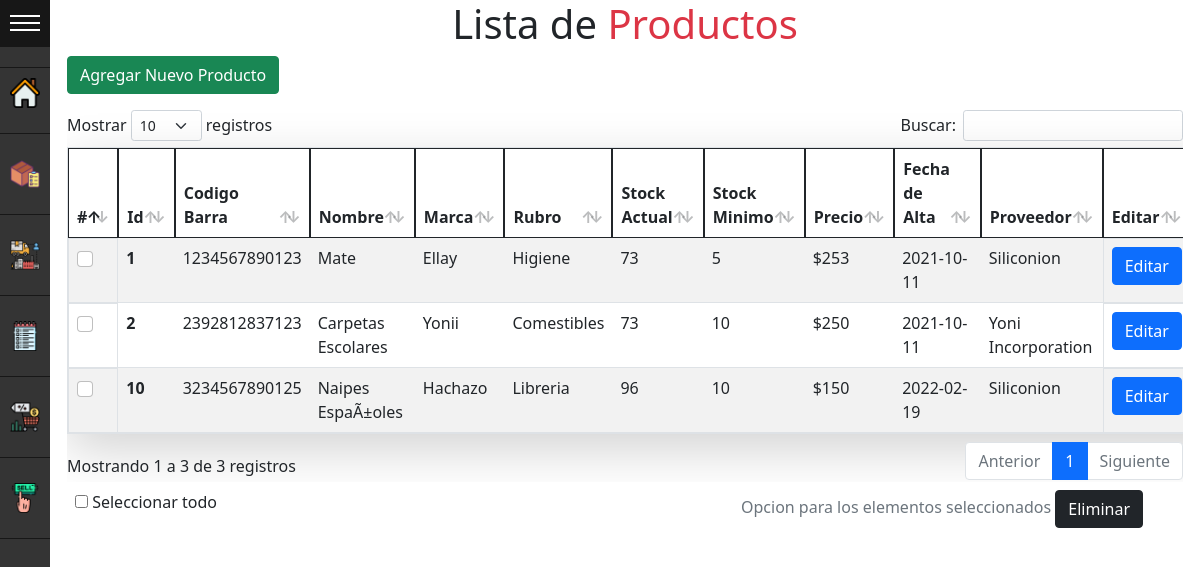
The page /Productos/lista_productos.php (signed in) on the database its author committed.
### tables this page shows
CREATE TABLE `productos` (
  `producto_id` int(100) NOT NULL,
  `ncodigo_barra` varchar(13) NOT NULL,
  `cnombre_producto` varchar(255) NOT NULL,
  `cmarca_producto` varchar(255) NOT NULL,
  `rela_rubro_id` int(100) NOT NULL,
  `nstock_actual` int(11) NOT NULL,
  `nstock_min` int(4) NOT NULL,
  `nprecio_producto` int(10) NOT NULL,
  `dfecha_alta_producto` date NOT NULL,
  `rela_proveedor_id` int(100) NOT NULL
);

CREATE TABLE `rubros` (
  `rubro_id` int(100) NOT NULL,
  `cnombre_rubro` varchar(255) NOT NULL
);

CREATE TABLE `proveedores` (
  `proveedor_id` int(100) NOT NULL,
  `cnombre_prov` varchar(255) NOT NULL,
  `cdireccion_prov` varchar(255) NOT NULL,
  `ntelefono_prov` varchar(14) NOT NULL,
  `ccorreo_prov` varchar(100) NOT NULL
);

### Includes/header.php (called while the page is built, shortened)
<?php
$rol_usuario_sesion = $_SESSION['rela_rol_id'];
if($rol_usuario_sesion == 2){
   $acceso=0;
}else{
	$acceso=1;
}
?>

### Productos/lista_productos.php (the view, shortened to what this page needs)
<?php
include("../Includes/header.php");
?>
<!doctype html>
<html>
<head>
<link rel="stylesheet" href="../css/bootstrap/css/bootstrap.min.css" type="text/css">
<link rel="stylesheet" type="text/css" href="../assets/datatables/datatables.min.css"/>
<link rel="stylesheet"  type="text/css" href="../assets/datatables/DataTables-1.11.3/css/dataTables.bootstrap5.min.css">
<link rel="stylesheet" href="../css/styles.css" type="text/css">
</head>
<body >
<header>
	<div class="container">
		<div class="row ">
			<div class="col-lg-12">
    		<h1 class="text-center">Lista de <span class="text-danger">Productos</span></h1>
			</div>
		</div>
	</div>
</header>
<div id="sidemenu" class="menu-collapsed">
    <div id="header">
        <div id="menu-btn">
            <div class="btn-hamburguer"></div>
            <div class="btn-hamburguer"></div>
            <div class="btn-hamburguer"></div>
        </div>
    </div>
    <div id="profile">
    </div>
    <div id="menu-items">
        <div class="item">
            <a href="../inicio.php">
                <div class="icon"> <img src="../imagenes/iconos/inicio.png" width="40px"> </div>
            </a>
        </div>
        <div class="item separator">
        </div>
		<div class="item">
            <a href="../Productos/lista_productos.php">
                <div class="icon"> <img src="../imagenes/iconos/caja.png" width="40px"> </div>
            </a>
        </div>
        <div class="item separator">
        </div>
        <div class="item">
            <a href="../Proveedores/lista_prov.php">
                <div class="icon"> <img src="../imagenes/iconos/proveedor.png" width="40px"> </div>
            </a>
        </div>
        <div class="item separator">
        </div>
        <div class="item">
            <a href="../Tipos_productos/lista_tipop.php">
                <div class="icon"> <img src="../imagenes/iconos/rubros.png" width="40px"> </div>
            </a>
        </div>
        <div class="item separator">
        </div>
        <div class="item">
            <a href="../Ventas/lista_venta.php">
                <div class="icon"> <img src="../imagenes/iconos/bienes.png" width="40px"> </div>
            </a>
        </div>
        <div class="item separator">
        </div>
		<div class="item">
            <a href="../Ventas/nueva_venta.php">
                <div class="icon"> <img src="../imagenes/iconos/vender.png" width="40px"> </div>
            </a>
        </div>
        <div class="item separator">
        </div>
    </div>
</div>
<?php
require "../conexion.php";
if($acceso==1){
	?>
<div>
<div class="container" style="">
    <div class="row">
        <div class="col-lg-12">
  <a class="btn btn-success" data-bs-toggle="collapse" href="#collapseForm" role="button" aria-expanded="false" aria-controls="collapseForm">
    Agregar Nuevo Producto
  </a>
  </div>
</div>
<br>
</div>
</div>
<?php
}
	?>
<?php
	$consulta = "SELECT * from productos order by producto_id asc";
    $resultado = $conexion->query($consulta);
    ?>
<form action='../checked.php' method='POST'>
	<div class="container">
		<div class="row">
			<div class="col-lg-12">
				<div class="table-responsive">
        			<table id="tablaProductos" class=" shadow-lg border border-bottom table table-striped table-hover">
					<thead class="">
					<tr>
					<?php if($acceso==1){	?>
					<th class="border border-dark">#</th>
					<?php }	?>
					<th class="border border-dark">Id</th>
					<th class="border border-dark">Codigo Barra</th>
					<th class="border border-dark">Nombre</th>
					<th class="border border-dark">Marca</th>
					<th class="border border-dark">Rubro</th>
					<th class="border border-dark">Stock Actual</th>
					<th class="border border-dark">Stock Minimo</th>
					<th class="border border-dark">Precio</th>
					<th class="border border-dark">Fecha de Alta</th>
					<th class="border border-dark">Proveedor</th>
					<?php
						if($acceso==1){
						echo "<th class='border border-dark'>Editar</th>";
					}
						?>
						</tr>
						</thead>
						<?php
			$nom_rb="-";
			$nom_prov="-";
			$contador=0;
	while($fin = $resultado->fetch_assoc()){
	$id_rb=$fin['rela_rubro_id'];
	$id_pv=$fin['rela_proveedor_id'];
	$consulta2 = "SELECT * FROM `rubros` where rubro_id='$id_rb'";
	$resultado2 = $conexion->query($consulta2);
	while($fin2 = $resultado2->fetch_assoc()){
              $nom_rb= $fin2['cnombre_rubro'];
          }
	$consulta3="SELECT * FROM `proveedores` where proveedor_id='$id_pv'";
	$resultado3 = $conexion->query($consulta3);
	while($fin3 = $resultado3->fetch_assoc()){
              $nom_prov= $fin3['cnombre_prov'];
        }
		$contador=$contador+1;
		echo  "<tr>";
		if($acceso==1){
			echo "<td class='border '> <input class='form-check-input case' type='checkbox' value='".$fin['producto_id']."' id='flexCheckDefault' name='check_".$contador."'></td>";
		}
			echo "<th>  ",$fin['producto_id'],"  </th>";
			echo "<td>  ",$fin['ncodigo_barra'],"  </td>";
			echo "<td>  ",$fin['cnombre_producto'],"  </td>";
			echo "<td>  ",$fin['cmarca_producto'],"  </td>";
			echo "<td>  ",$nom_rb,"  </td>";
			echo "<td>  ",$fin['nstock_actual'],"  </td> ";
			echo "<td>  ",$fin['nstock_min'],"  </td>";
			echo "<td>  $",$fin['nprecio_producto'],"  </td>";
			echo "<td>  ",$fin['dfecha_alta_producto'],"  </td>";
			echo "<td>  ",$nom_prov,"  </td>";
				if($acceso==1){
					echo "<td class='border'>  <a class='btn btn-primary' href='modif_prod.php?ids=".$fin['producto_id']."'>Editar</a></td>";
				}
		echo "</tr>";
	}
          ?>
      				</table>
				</div>
			</div>
		</div>
		<?php if($acceso==1){	?>
		<div class="d-flex bd-highlight">
            <div class="p-2 flex-grow-1 bd-highlight">
            <input type="checkbox" id="selectall"> Seleccionar todo
			</div>
            <div class="p-2 bd-highlight">
            <span class="text-secondary">Opcion para los elementos seleccionados   </span>
            <input type="submit" class="btn btn-dark" name="eliminar" id="eliminar" value="Eliminar" Onclick="return ConfirmDelete();">
            </div>
            <div class="p-2 bd-highlight"></div>
            <div class="p-2 bd-highlight"></div>
        </div>
        <?php }	?>
	</div>
	</form>
<br>
<br>
</body>
</html>

### conexion.php (shortened to what this page needs)
<!doctype html>
<html>
<head>
</head>
<body>
</body>
</html>

### css/styles.css (style rules this page uses)
* { margin: 0; padding: 0; box-sizing: border-box; }
:root { --width:150px; --padding:10px; --bgcolor:rgb(52,52,52); --hovercolor: rgb(23,23,23); --width-collapsed:50px; }
body { margin-left:var(--width-collapsed); }
#sidemenu { background-color: var(--bgcolor); color: white; position:fixed; height:100%; left:0; top:0; }
#sidemenu a { color: white; text-decoration: none; }
#sidemenu #header { box-sizing: border-box; border-bottom: solid 1px var(--hovercolor); }
#sidemenu #header #title, #sidemenu #header #menu-btn { vertical-align: middle; }
#sidemenu #header #menu-btn { display: inline-block; }
#sidemenu #header #menu-btn { cursor: pointer; padding: 10px; width: var(--width-collapsed); box-sizing:border-box; }
#sidemenu #header #menu-btn .btn-hamburguer { background-color: #fff; width: 100%; height:2px; margin: 5px 0; }
#sidemenu #profile { border-bottom: solid 1px var(--hovercolor); padding: var(--padding) 0; text-align:center; }
#sidemenu #menu-items { overflow:hidden; }
#sidemenu #menu-items .item { width: var(--width); }
#sidemenu #menu-items .item .icon { display: inline-block; }
#sidemenu #menu-items .item .icon, #sidemenu #menu-items .item .title { font-size:14px; vertical-align: middle; overflow: hidden; display: inline-block; }
#sidemenu #menu-items .item a { display:block; }
#sidemenu #menu-items .item .icon { box-sizing: border-box; padding: var(--padding); width: var(--width-collapsed); }
#sidemenu #menu-items .item .icon img { width:100%; }
#sidemenu #menu-items .item.separator { height: 1px; border-bottom: solid 1px var(--hovercolor); margin:15px 0 }
.menu-collapsed { width: var(--width-collapsed); }
.menu-collapsed .item { width:100px; }
h1 { font-size: 40px; }
a { text-decoration:none; }

### rows shown on the page
productos: producto_id "1", ncodigo_barra "1234567890123", cnombre_producto "Mate", cmarca_producto "Ellay", rubros.cnombre_rubro "Higiene", nstock_actual "73", nstock_min "5", nprecio_producto "253", dfecha_alta_producto "2021-10-11", proveedores.cnombre_prov "Siliconion"
productos: producto_id "2", ncodigo_barra "2392812837123", cnombre_producto "Carpetas Escolares", cmarca_producto "Yonii", rubros.cnombre_rubro "Comestibles", nstock_actual "73", nstock_min "10", nprecio_producto "250", dfecha_alta_producto "2021-10-11", proveedores.cnombre_prov "Yoni Incorporation"
productos: producto_id "10", ncodigo_barra "3234567890125", cnombre_producto "Naipes EspaÃ±oles", cmarca_producto "Hachazo", rubros.cnombre_rubro "Libreria", nstock_actual "96", nstock_min "10", nprecio_producto "150", dfecha_alta_producto "2022-02-19", proveedores.cnombre_prov "Siliconion"
